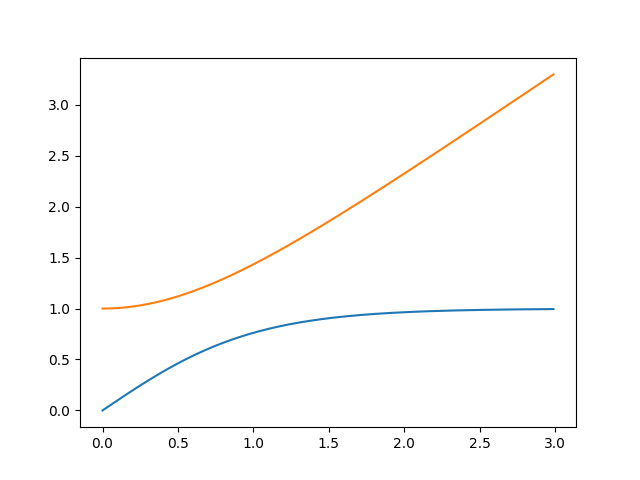

Recreate this plot in Python.
import numpy as np
from scipy.integrate import odeint
import matplotlib.pyplot as plt

t = np.arange(0, 3 ,0.01)
y0 = 1
k0 = 0
z0 = k0, y0

def diff_func(z, t): 
    k, y = z

    dk_dt = 1 - k ** 2
    dy_dt = k 

    return dk_dt, dy_dt

sol = odeint(diff_func, z0, t)

plt.plot(t, sol)
plt.savefig('task3_dop.png')
